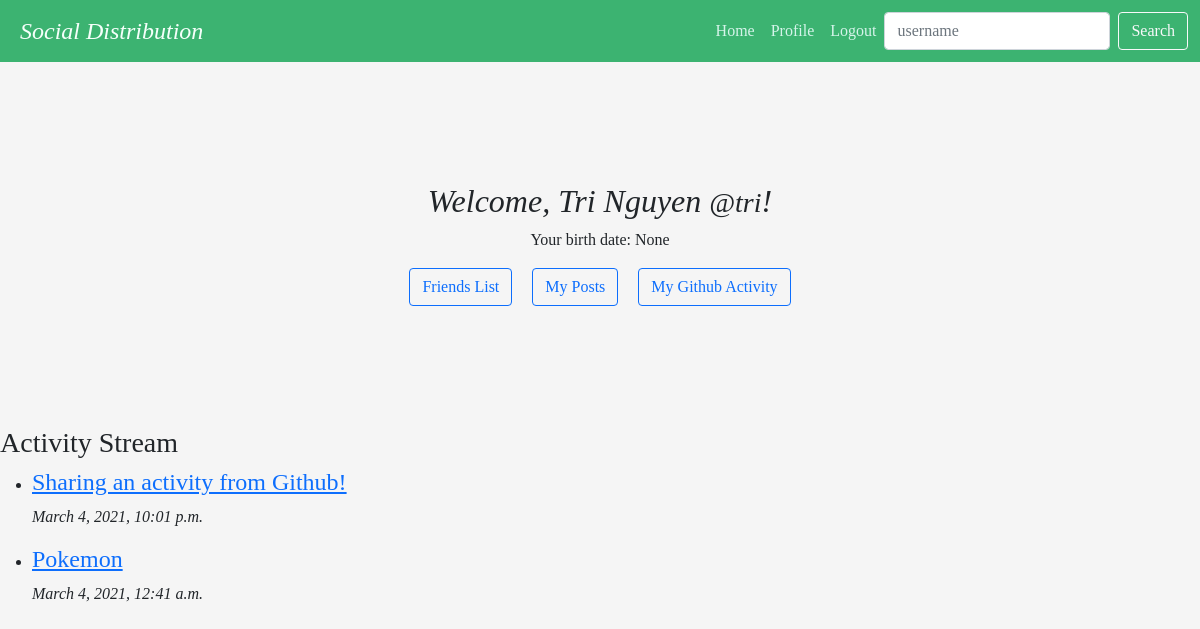
Screenshot of / (signed in) with the database file from the repository.
### Profile/models.py (models this page shows, shortened)
class Author(models.Model):
    user = models.OneToOneField(User, on_delete=models.CASCADE, related_name='author')
    id = models.UUIDField(primary_key=True, default=uuid.uuid4, editable=False)
    bio = models.TextField(max_length=500, blank=True)
    location = models.CharField(max_length=30, blank=True)
    birth_date = models.DateField(null=True, blank=True)
    github = models.CharField(max_length=50, blank=True)
    friends = models.ManyToManyField('self')
    following = models.ManyToManyField('self', symmetrical=False, related_name="following_list")
    followers = models.ManyToManyField('self', symmetrical=False, related_name="follower_list")
    @property
    def type(self):
        return 'author'
    @property
    def user_name(self):
        return self.user.username

class Post(models.Model):
    title = models.CharField(max_length=200)
    id = models.UUIDField(primary_key=True, default=uuid.uuid4, editable=False)
    url = models.CharField(max_length=200, blank=True)
    source = models.CharField(max_length=200, blank=True)
    origin = models.CharField(max_length=200, blank=True)
    description = models.TextField(blank=True)
    class ContentType(models.TextChoices):
        MARKDOWN = 'text/markdown' # common mark
        PLAIN = 'text/plain' # UTF-8
        BASE64 = 'application/base64'
        PNG = 'image/png;base64' # embedded png
        JPEG = 'image/jpeg;base64' # embedded jpeg
    content_type = models.CharField(
        max_length=40,
        choices = ContentType.choices,
        default=ContentType.PLAIN
    )
    content = models.TextField(blank=True)
    author = models.ForeignKey(Author, on_delete=models.CASCADE, null=True, related_name="posts")
    categories = models.ManyToManyField('PostCategory', blank=True)
    comments_count = models.IntegerField(default=0)
    comments_page_size = models.IntegerField(default=50)
    comments_first_page = models.CharField(max_length=200, null=True) # URL to first page of comments for this post
    comments = models.ManyToManyField('Comment', blank=True)
    timestamp = models.DateTimeField(default=timezone.now)
    likes_count = models.IntegerField(default=0)
    class Visibility(models.TextChoices):
        PUBLIC = 'PUBLIC'
        FRIENDS = 'FRIENDS'
    visibility = models.CharField(
        max_length=10,
        choices=Visibility.choices,
        default=Visibility.PUBLIC
    )
    unlisted = models.BooleanField(default=False) # used for images so that they don't show up in timelines
    @property
    def type(self):
        return 'post'

### Profile/views.py (the view)
# urls.py: url(r'^$', Profile_views.home, name='home'), #homepage
@login_required(login_url='/login/')
def home(request):
	public_posts = Post.objects.filter(visibility='PUBLIC', unlisted=False).order_by('-timestamp')
	self_posts = Post.objects.filter(author=request.user.author, unlisted=False).order_by('-timestamp')
	friends = Author.objects.get(user__username=request.user.username).friends.all()
	friends_posts = Post.objects.filter(visibility='FRIENDS', unlisted=False).filter(author__in=friends).order_by('-timestamp')
	posts = public_posts | self_posts | friends_posts
	return render(request, 'profile/home.html', {'posts': posts})

### Profile/templates/profile/home.html
{% extends 'base.html' %}
{% block content %}
  <div class="home">
    <h2 class="fst-italic">Welcome, {{ user.get_full_name }} <small>@{{ user.username }}</small>!</h2>
    <p>Your birth date: {{ user.author.birth_date }}</p>
    <a class="btn btn-outline-primary" href="/friends" role="button">Friends List</a>
    <a class="btn btn-outline-primary" href="/author/{{ user.author.id }}/view_posts" role="button">My Posts</a>
    <a class="btn btn-outline-primary" href="/github_activity" role="button">My Github Activity</a>
  </div>
   <h3> Activity Stream </h3>
  <ul>
  {% for post in posts %}
  	<li>
        <h4><a href="/author/{{post.author.id}}/view_post/{{post.id}}">{{ post.title }}</a></h4>
        <p><i>{{post.timestamp}}</i></p>
  	</li>
  {% endfor %}
  </ul>
{% endblock %}

### Profile/static/profile/base.css (style rules this page uses)
body { display: block; font-family: "Georgia"; background-color: whitesmoke; }
.home { margin: 10% auto; width: fit-content; text-align: center; }
.home .btn { margin: 0 0.5em; }

### rows the page displays
Post: title "Sharing an activity from Github!", timestamp "March 4, 2021, 10:01 p.m."
Post: title "Pokemon", timestamp "March 4, 2021, 12:41 a.m."

### other values shown
{{ user.get_full_name }} "Tri Nguyen"
{{ user.username }} "tri"
{{ user.author.birth_date }} "None"
